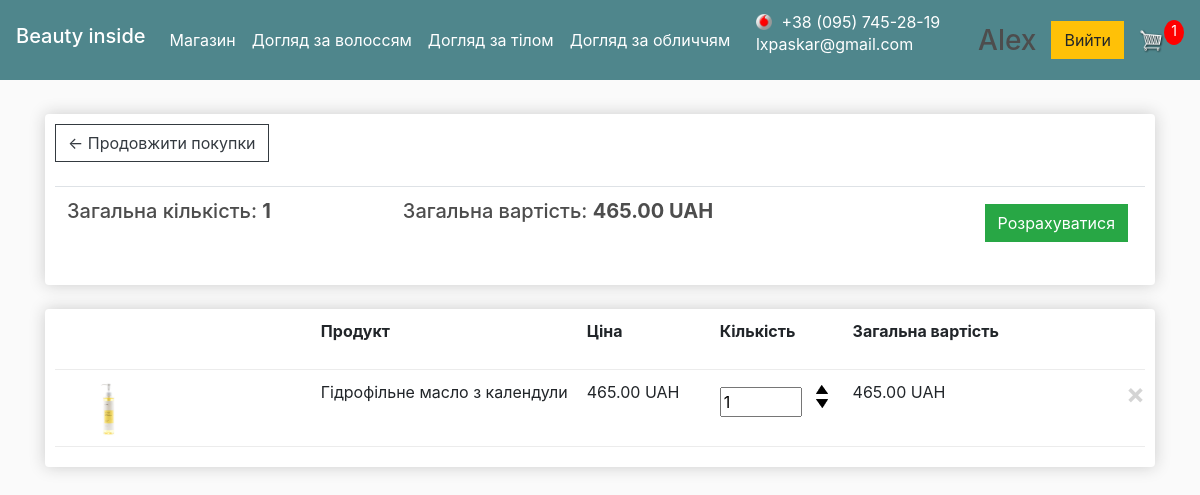
The app's page /cart/ (signed in) with its own data.
### store/models.py (models this page shows, shortened)
class Category(models.Model):
    name = models.CharField(max_length=200)
    slug = models.SlugField()
    parent = models.ForeignKey('self', blank=True, null=True, related_name='children', on_delete=models.CASCADE)
    class Meta:
        unique_together = ('slug', 'parent',)
        verbose_name_plural = "categories"

class Order(models.Model):
    STATUS = [
        ('Cart_order', 'Cart_order'),
        ('Not confirmed', 'Не підтверджений'),
        ('Called', 'Підтверджений'),
        ('Payed', 'Оплачений'),
        ('Sent', 'Відправлений'),
        ('Delivered', 'Виконаний'),
        ('Canceled', 'Скасований')
    ]
    customer = models.ForeignKey(Customer, on_delete=models.CASCADE, null=True, blank=True)
    date_ordered = models.DateTimeField(auto_now_add=True)
    status = models.CharField(max_length=200, null=False, default=STATUS[0][0], choices=STATUS)
    transaction_id = models.CharField(max_length=100, null=True)
    total_price = models.FloatField(null=True)
    note = models.CharField(max_length=200, null=False, blank=True, default="")
    @property
    def get_cart_total(self):
        orderitems = self.orderitem_set.all()
        total = sum([item.get_total for item in orderitems])
        return total
    @property
    def get_cart_items(self):
        orderitems = self.orderitem_set.all()
        total = sum([item.quantity for item in orderitems])
        return total

class OrderItem(models.Model):
    product = models.ForeignKey(Product, on_delete=models.CASCADE, null=True)
    order = models.ForeignKey(Order, on_delete=models.CASCADE, null=True)
    quantity = models.IntegerField(default=0, null=True, blank=True)
    date_added = models.DateTimeField(auto_now_add=True)
    @property
    def get_total(self):
        total = self.product.price * self.quantity
        return total

class Product(models.Model):
    STOCK = [
        ('In stock', 'В наявності'),
        ('Not available', 'Нема в наявності'),
    ]
    name = models.CharField(max_length=200)
    price = models.FloatField()
    brand = models.CharField(max_length=30, null=False, blank=True, default="")
    stock = models.CharField(max_length=200, null=False, default=STOCK[0][0], choices=STOCK)
    digital = models.BooleanField(default=False, null=True, blank=True)
    category = models.ManyToManyField(Category)
    image = models.ImageField(null=True)
    description = models.TextField(max_length=1700, null=False, blank=True, default="")
    composition = models.TextField(max_length=1200, null=False, blank=True, default="")
    @property
    def imageURL(self):
        try:
            url = self.image.url
        except:
            url = ''
        return url

### store/views.py (the view)
# urls.py: path('cart/', views.cart, name="cart"),
def cart(request):
    data = cartData(request)
    cartItems = data['cartItems']
    order = data['order']
    items = data['items']
    cats_parents, cats_childs = megamenu()
    context = {'items': items, 'order': order, 'cartItems': cartItems, 'parents': cats_parents, 'childs': cats_childs}
    return render(request, 'store/cart.html', context)

### store/utils.py (called while the page is built)
def cartData(request):
    if request.user.is_authenticated:
        customer = request.user.customer
        order, created = Order.objects.get_or_create(customer=customer, status='Cart_order')
        items = order.orderitem_set.all()
        cartItems = order.get_cart_items
    else:
        cookieData = cookieCart(request)
        cartItems = cookieData['cartItems']
        order = cookieData['order']
        items = cookieData['items']
    return {'cartItems': cartItems, 'order': order, 'items': items}

### store/views.py (called while the page is built)
def megamenu():
    cats = Category.objects.all()
    cats_childs = []
    cats_parents = []
    for cat in cats:
        if cat.name == 'default':
            continue
        if cat.parent:
            cats_parents.append(cat.parent)
        if not cat.parent and cat.parent not in cats_parents:
            cats_parents.append(cat)
    cats_parents = set(cats_parents)
    for cat in cats:
        if cat in cats_parents:
            continue
        else:
            cats_childs.append(cat)
    return cats_parents, cats_childs

### store/templates/store/cart.html (shortened to what this page needs)
{% extends 'store/main.html' %}
{% block category_block %}
    {% for parent in parents %}
        <div class="dropdown show">
            <a class="nav-link" href="{% url 'category' parent.slug %}"
               role="button" id="dropdownMenuLink" data-toggle="dropdown" aria-haspopup="true"
               aria-expanded="false">
                {{ parent.name }}<span class="sr-only">(current)</span></a>
        </div>
    {% endfor %}
{% endblock category_block %}
{% load static %}
{% block content %}
    <div class="row">
        <div class="col-lg-12">
            <div class="box-element">
                <a class="btn btn-outline-dark" href="{% url 'store' %}">&#x2190; Продовжити покупки</a>
                <br>
                <br>
                <table class="table">
                    <tr>
                        <th><h5>Загальна кількість: <strong>{{ order.get_cart_items }}</strong></h5></th>
                        <th><h5>Загальна вартість: <strong>{{ order.get_cart_total|floatformat:2 }} UAH</strong></h5></th>
                        <th>
                            {% if order.get_cart_items == 0 %}
                                <h3>Кошик порожній!</h3>
                            {% else %}
                                <a id="checkout" style="float:right; margin:5px;" class="btn btn-success"
                                   href="{% url 'checkout' %}">Розрахуватися</a>
                            {% endif %}
                        </th>
                    </tr>
                </table>
            </div>
            <br>
            <div class="box-element">
                <div class="cart-row">
                    <div style="flex:2"></div>
                    <div style="flex:2"><p align="left"><strong>Продукт</strong></p></div>
                    <div style="flex:1"><p align="left"><strong>Ціна</strong></p></div>
                    <div style="flex:1"><p align="left"><strong>Кількість</strong></p></div>
                    <div style="flex:1.2"><p align="left"><strong>Загальна вартість</strong></p></div>
                    <div style="flex:1"><strong></strong></div>
                </div>
                {% for item in items %}
                    <div class="cart-row">
                        <div style="flex:2"><img class="row-image" src="{{ item.product.imageURL }}"></div>
                        <div style="flex:2"><p>{{ item.product.name }}</p></div>
                        <div style="flex:1"><p>{{ item.product.price|floatformat:2 }} UAH</p></div>
                        <div style="flex:1">
                            <p class="quantity"><input data-action="set" data-product="{{ item.product.id }}"
                                                       class="update-cart-input" type="number" size="3"
                                                       value="{{ item.quantity }}" maxlength="4" min="1" max="100"></p>
                            <div class="quantity">
                                <img data-product="{{ item.product.id }}" data-action="add"
                                     class="chg-quantity update-cart" src="{% static  'images/arrow-up.png' %}">
                                <img data-product="{{ item.product.id }}" data-action="remove"
                                     class="chg-quantity update-cart" src="{% static  'images/arrow-down.png' %}">
                            </div>
                        </div>
                        <div style="flex:1.2"><p>{{ item.get_total|floatformat:2 }} UAH</p></div>
                        <div style="flex:1">
                            <button type="button" class="close" aria-label="Close" style="outline: none;"
                                    data-toggle="modal" data-target="#exampleModal">
                                <span aria-hidden="true">
                                    <p align="left">
                                        &times;
                                    </p>
                                </span>
                            </button>
                        </div>
                    </div>
                {% endfor %}
            </div>
        </div>
    </div>
<br><br>
{% endblock content %}

### store/templates/store/main.html (shortened to what this page needs)
<!DOCTYPE html>
{% load static %}
<html>
<head>
    <link rel="stylesheet" href="https://stackpath.bootstrapcdn.com/bootstrap/4.4.1/css/bootstrap.min.css"
>
    <link rel="stylesheet" type="text/css" href="{% static 'css/main.css' %}">
    <link rel="stylesheet" type="text/css" href="{% static 'css/pop_up.css' %}">
    <link rel="stylesheet" type="text/css" href="{% static 'css/mobile_operators.css' %}">
</head>
<body>
<nav class="navbar navbar-expand-lg navbar-dark bg-dark">
    <h3 class="navbar-brand">Beauty inside</h3>
    <div class="collapse navbar-collapse" id="navbarSupportedContent">
        <ul class="navbar-nav mr-auto">
            <li class="nav-item active">
                <a class="nav-link" href="{% url 'store' %}">Магазин<span class="sr-only">(current)</span></a>
            </li>
            {% block category_block %}
            {% endblock category_block %}
        </ul>
        <div class="form-inline my-2 my-lg-0">
            <p style="color: white; margin-right: 20px"><span title="Vodafone" class="mobo-vodafone-16">&nbsp;+38 (095) 745-28-19</span>
                <br>
                lxpaskar@gmail.com</p>
            {% if user.is_authenticated %}
                <a href="{% url 'user-page' %}" style="text-decoration-color:white;">
                    <h3 class="col-lg-4">
                        {{ user.username.title }}
                    </h3>
                </a>
                <a href="{% url 'logout' %}" class="btn btn-warning">Вийти</a>
            {% else %}
                <a href="{% url 'login' %}" class="btn btn-warning">Ввійти</a>
            {% endif %}
            <div class="popup" onclick="myFunction()">
                <img id="cart-icon" src="{% static 'images/cart.png' %}" alt="Cart">
            </div>
            <p id="cart-total">{{ cartItems }}</p>
        </div>
    </div>
</nav>
<div class="container">
    <br>
    {% block content %}
    {% endblock content %}
</div>
</body>
</html>

### static/css/main.css (style rules this page uses)
body { background-color: hsl(0, 0%, 98%); }
h1, h2, h3, h4, h5, h6 { color: hsl(0, 0%, 30%); }
.box-element { box-shadow: hsl(0, 0%, 80%) 0 0 16px; background-color: #fff; border-radius: 4px; padding: 10px; }
.bg-dark { background-color: #4f868c !important; }
#cart-icon { width: 25px; display: inline-block; margin-left: 15px; }
#cart-total { display: block; text-align: center; color: #fff; background-color: red; width: 20px; height: 25px; border-radius: 50%; font-size: 14px; }
.col-lg-4, .col-lg-6, .col-lg-8, .col-lg-12 { margin-top: 10px; }
.btn { border-radius: 0; }
.row-image { width: 100px; }
.cart-row { display: flex; align-items: flex-stretch; padding-bottom: 10px; margin-bottom: 10px; border-bottom: 1px solid #ececec; }
.quantity { display: inline-block; font-weight: 700; padding-right: 10px; }
.chg-quantity { width: 12px; cursor: pointer; display: block; margin-top: 5px; transition: .1s; }

### static/css/pop_up.css (style rules this page uses)
.popup { position: relative; display: inline-block; cursor: pointer; -webkit-user-select: none; -moz-user-select: none; -ms-user-select: none; user-select: none; }
.close { color: #aaaaaa; float: right; font-size: 28px; font-weight: bold; }

### static/css/mobile_operators.css (style rules this page uses)
[class*=mobo-] { text-indent: 5px; background-position: 0 0; background-repeat: no-repeat; display: inline-block; //display:inline; //zoom:1; vertical-align:middle; margin-right:3px; }
.mobo-vodafone-16 { line-height:16px; padding-left:16px; }

### records on screen
Category: name "Догляд за волоссям"
Category: name "Догляд за тілом"
Category: name "Догляд за обличчям"
Order: get_cart_items "1", get_cart_total "465.00"
OrderItem: product.imageURL (picture), product.name "Гідрофільне масло з календули", product.price "465.00", quantity "1", get_total "465.00"

### other values on screen
{{ user.username.title }} "Alex"
{{ cartItems }} "1"
